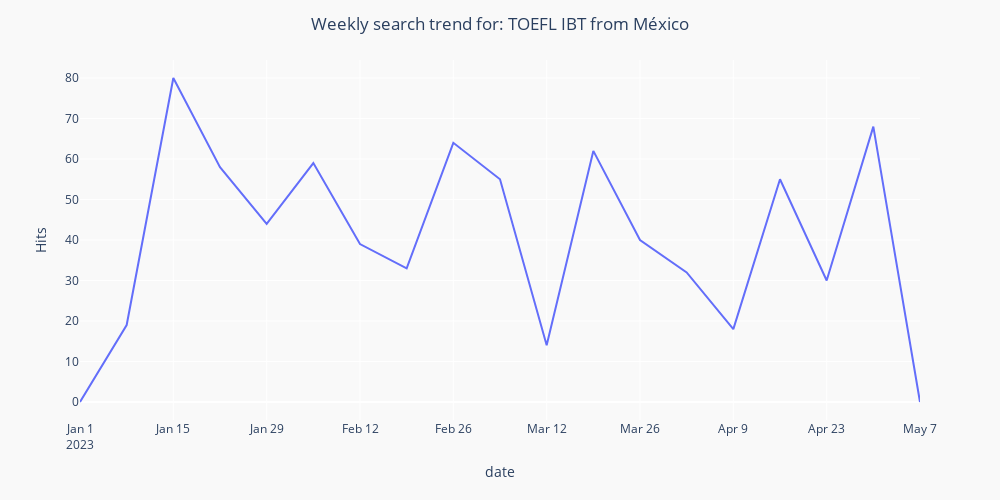

The cell this chart's notebook holds for it:
### Code cell
make_timeseries(interest_over_time_df, 'Weekly search trend for: TOEFL IBT from México')

### Figure 1 — Plotly figure (JSON) as saved in the notebook; plotly's stock layout.template omitted (floating-point values rounded to 4 significant figures)
{"data": [{"hovertemplate": "date=%{x}<br>TOEFL IBT=%{y}<extra></extra>", "legendgroup": "", "line": {"color": "#636efa", "dash": "solid"}, "marker": {"symbol": "circle"}, "mode": "lines", "name": "", "orientation": "v", "showlegend": false, "type": "scatter", "x": ["2023-01-01T00:00:00", "2023-01-08T00:00:00", "2023-01-15T00:00:00", "2023-01-22T00:00:00", "2023-01-29T00:00:00", "2023-02-05T00:00:00", "2023-02-12T00:00:00", "2023-02-19T00:00:00", "2023-02-26T00:00:00", "2023-03-05T00:00:00", "2023-03-12T00:00:00", "2023-03-19T00:00:00", "2023-03-26T00:00:00", "2023-04-02T00:00:00", "2023-04-09T00:00:00", "2023-04-16T00:00:00", "2023-04-23T00:00:00", "2023-04-30T00:00:00", "2023-05-07T00:00:00"], "xaxis": "x", "y": [0, 19, 80, 58, 44, 59, 39, 33, 64, 55, 14, 62, 40, 32, 18, 55, 30, 68, 0], "yaxis": "y"}], "layout": {"height": 500, "hovermode": "x unified", "legend": {"tracegroupgap": 0}, "margin": {"t": 60}, "paper_bgcolor": "#F9F9F9", "plot_bgcolor": "#F9F9F9", "showlegend": true, "title": {"text": "Weekly search trend for: TOEFL IBT from México", "x": 0.5}, "width": 1000, "xaxis": {"anchor": "y", "domain": [0, 1], "title": {"text": "date"}}, "yaxis": {"anchor": "x", "domain": [0, 1], "title": {"text": "Hits"}}}}
